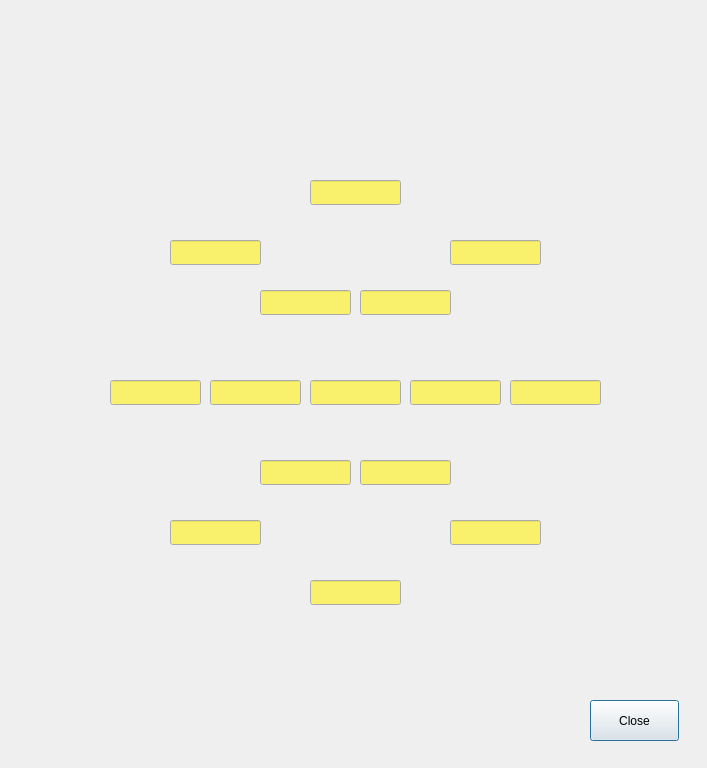
<?xml version="1.0" encoding="UTF-8"?>
<ui version="4.0">
 <class>MicBoardRmsDialog</class>
 <widget class="QDialog" name="MicBoardRmsDialog">
  <property name="geometry">
   <rect>
    <x>0</x>
    <y>0</y>
    <width>707</width>
    <height>768</height>
   </rect>
  </property>
  <property name="windowTitle">
   <string>Analog Devices EVAL-MICCANVASZ</string>
  </property>
  <widget class="QLabel" name="EvalMiccanvaszLabel">
   <property name="geometry">
    <rect>
     <x>30</x>
     <y>20</y>
     <width>661</width>
     <height>731</height>
    </rect>
   </property>
   <property name="text">
    <string/>
   </property>
   <property name="pixmap">
    <pixmap resource="Aures.qrc">:/Res/eval_miccanvasz_geom.png</pixmap>
   </property>
  </widget>
  <widget class="QLineEdit" name="mic15Value">
   <property name="geometry">
    <rect>
     <x>310</x>
     <y>380</y>
     <width>91</width>
     <height>25</height>
    </rect>
   </property>
   <property name="palette">
    <palette>
     <active>
      <colorrole role="Base">
       <brush brushstyle="SolidPattern">
        <color alpha="255">
         <red>249</red>
         <green>240</green>
         <blue>107</blue>
        </color>
       </brush>
      </colorrole>
     </active>
     <inactive>
      <colorrole role="Base">
       <brush brushstyle="SolidPattern">
        <color alpha="255">
         <red>249</red>
         <green>240</green>
         <blue>107</blue>
        </color>
       </brush>
      </colorrole>
     </inactive>
     <disabled>
      <colorrole role="Base">
       <brush brushstyle="SolidPattern">
        <color alpha="255">
         <red>239</red>
         <green>239</green>
         <blue>239</blue>
        </color>
       </brush>
      </colorrole>
     </disabled>
    </palette>
   </property>
   <property name="font">
    <font>
     <pointsize>10</pointsize>
     <bold>true</bold>
    </font>
   </property>
   <property name="text">
    <string/>
   </property>
   <property name="alignment">
    <set>Qt::AlignmentFlag::AlignRight|Qt::AlignmentFlag::AlignTrailing|Qt::AlignmentFlag::AlignVCenter</set>
   </property>
   <property name="readOnly">
    <bool>true</bool>
   </property>
  </widget>
  <widget class="QLineEdit" name="mic01Value">
   <property name="geometry">
    <rect>
     <x>310</x>
     <y>580</y>
     <width>91</width>
     <height>25</height>
    </rect>
   </property>
   <property name="palette">
    <palette>
     <active>
      <colorrole role="Base">
       <brush brushstyle="SolidPattern">
        <color alpha="255">
         <red>249</red>
         <green>240</green>
         <blue>107</blue>
        </color>
       </brush>
      </colorrole>
     </active>
     <inactive>
      <colorrole role="Base">
       <brush brushstyle="SolidPattern">
        <color alpha="255">
         <red>249</red>
         <green>240</green>
         <blue>107</blue>
        </color>
       </brush>
      </colorrole>
     </inactive>
     <disabled>
      <colorrole role="Base">
       <brush brushstyle="SolidPattern">
        <color alpha="255">
         <red>239</red>
         <green>239</green>
         <blue>239</blue>
        </color>
       </brush>
      </colorrole>
     </disabled>
    </palette>
   </property>
   <property name="font">
    <font>
     <pointsize>10</pointsize>
     <bold>true</bold>
    </font>
   </property>
   <property name="text">
    <string/>
   </property>
   <property name="alignment">
    <set>Qt::AlignmentFlag::AlignRight|Qt::AlignmentFlag::AlignTrailing|Qt::AlignmentFlag::AlignVCenter</set>
   </property>
   <property name="readOnly">
    <bool>true</bool>
   </property>
  </widget>
  <widget class="QLineEdit" name="mic11Value">
   <property name="geometry">
    <rect>
     <x>410</x>
     <y>380</y>
     <width>91</width>
     <height>25</height>
    </rect>
   </property>
   <property name="palette">
    <palette>
     <active>
      <colorrole role="Base">
       <brush brushstyle="SolidPattern">
        <color alpha="255">
         <red>249</red>
         <green>240</green>
         <blue>107</blue>
        </color>
       </brush>
      </colorrole>
     </active>
     <inactive>
      <colorrole role="Base">
       <brush brushstyle="SolidPattern">
        <color alpha="255">
         <red>249</red>
         <green>240</green>
         <blue>107</blue>
        </color>
       </brush>
      </colorrole>
     </inactive>
     <disabled>
      <colorrole role="Base">
       <brush brushstyle="SolidPattern">
        <color alpha="255">
         <red>239</red>
         <green>239</green>
         <blue>239</blue>
        </color>
       </brush>
      </colorrole>
     </disabled>
    </palette>
   </property>
   <property name="font">
    <font>
     <pointsize>10</pointsize>
     <bold>true</bold>
    </font>
   </property>
   <property name="text">
    <string/>
   </property>
   <property name="alignment">
    <set>Qt::AlignmentFlag::AlignRight|Qt::AlignmentFlag::AlignTrailing|Qt::AlignmentFlag::AlignVCenter</set>
   </property>
   <property name="readOnly">
    <bool>true</bool>
   </property>
  </widget>
  <widget class="QLineEdit" name="mic03Value">
   <property name="geometry">
    <rect>
     <x>510</x>
     <y>380</y>
     <width>91</width>
     <height>25</height>
    </rect>
   </property>
   <property name="palette">
    <palette>
     <active>
      <colorrole role="Base">
       <brush brushstyle="SolidPattern">
        <color alpha="255">
         <red>249</red>
         <green>240</green>
         <blue>107</blue>
        </color>
       </brush>
      </colorrole>
     </active>
     <inactive>
      <colorrole role="Base">
       <brush brushstyle="SolidPattern">
        <color alpha="255">
         <red>249</red>
         <green>240</green>
         <blue>107</blue>
        </color>
       </brush>
      </colorrole>
     </inactive>
     <disabled>
      <colorrole role="Base">
       <brush brushstyle="SolidPattern">
        <color alpha="255">
         <red>239</red>
         <green>239</green>
         <blue>239</blue>
        </color>
       </brush>
      </colorrole>
     </disabled>
    </palette>
   </property>
   <property name="font">
    <font>
     <pointsize>10</pointsize>
     <bold>true</bold>
    </font>
   </property>
   <property name="text">
    <string/>
   </property>
   <property name="alignment">
    <set>Qt::AlignmentFlag::AlignRight|Qt::AlignmentFlag::AlignTrailing|Qt::AlignmentFlag::AlignVCenter</set>
   </property>
   <property name="readOnly">
    <bool>true</bool>
   </property>
  </widget>
  <widget class="QLineEdit" name="mic14Value">
   <property name="geometry">
    <rect>
     <x>210</x>
     <y>380</y>
     <width>91</width>
     <height>25</height>
    </rect>
   </property>
   <property name="palette">
    <palette>
     <active>
      <colorrole role="Base">
       <brush brushstyle="SolidPattern">
        <color alpha="255">
         <red>249</red>
         <green>240</green>
         <blue>107</blue>
        </color>
       </brush>
      </colorrole>
     </active>
     <inactive>
      <colorrole role="Base">
       <brush brushstyle="SolidPattern">
        <color alpha="255">
         <red>249</red>
         <green>240</green>
         <blue>107</blue>
        </color>
       </brush>
      </colorrole>
     </inactive>
     <disabled>
      <colorrole role="Base">
       <brush brushstyle="SolidPattern">
        <color alpha="255">
         <red>239</red>
         <green>239</green>
         <blue>239</blue>
        </color>
       </brush>
      </colorrole>
     </disabled>
    </palette>
   </property>
   <property name="font">
    <font>
     <pointsize>10</pointsize>
     <bold>true</bold>
    </font>
   </property>
   <property name="text">
    <string/>
   </property>
   <property name="alignment">
    <set>Qt::AlignmentFlag::AlignRight|Qt::AlignmentFlag::AlignTrailing|Qt::AlignmentFlag::AlignVCenter</set>
   </property>
   <property name="readOnly">
    <bool>true</bool>
   </property>
  </widget>
  <widget class="QLineEdit" name="mic07Value">
   <property name="geometry">
    <rect>
     <x>110</x>
     <y>380</y>
     <width>91</width>
     <height>25</height>
    </rect>
   </property>
   <property name="palette">
    <palette>
     <active>
      <colorrole role="Base">
       <brush brushstyle="SolidPattern">
        <color alpha="255">
         <red>249</red>
         <green>240</green>
         <blue>107</blue>
        </color>
       </brush>
      </colorrole>
     </active>
     <inactive>
      <colorrole role="Base">
       <brush brushstyle="SolidPattern">
        <color alpha="255">
         <red>249</red>
         <green>240</green>
         <blue>107</blue>
        </color>
       </brush>
      </colorrole>
     </inactive>
     <disabled>
      <colorrole role="Base">
       <brush brushstyle="SolidPattern">
        <color alpha="255">
         <red>239</red>
         <green>239</green>
         <blue>239</blue>
        </color>
       </brush>
      </colorrole>
     </disabled>
    </palette>
   </property>
   <property name="font">
    <font>
     <pointsize>10</pointsize>
     <bold>true</bold>
    </font>
   </property>
   <property name="text">
    <string/>
   </property>
   <property name="alignment">
    <set>Qt::AlignmentFlag::AlignRight|Qt::AlignmentFlag::AlignTrailing|Qt::AlignmentFlag::AlignVCenter</set>
   </property>
   <property name="readOnly">
    <bool>true</bool>
   </property>
  </widget>
  <widget class="QLineEdit" name="mic05Value">
   <property name="geometry">
    <rect>
     <x>310</x>
     <y>180</y>
     <width>91</width>
     <height>25</height>
    </rect>
   </property>
   <property name="palette">
    <palette>
     <active>
      <colorrole role="Base">
       <brush brushstyle="SolidPattern">
        <color alpha="255">
         <red>249</red>
         <green>240</green>
         <blue>107</blue>
        </color>
       </brush>
      </colorrole>
     </active>
     <inactive>
      <colorrole role="Base">
       <brush brushstyle="SolidPattern">
        <color alpha="255">
         <red>249</red>
         <green>240</green>
         <blue>107</blue>
        </color>
       </brush>
      </colorrole>
     </inactive>
     <disabled>
      <colorrole role="Base">
       <brush brushstyle="SolidPattern">
        <color alpha="255">
         <red>239</red>
         <green>239</green>
         <blue>239</blue>
        </color>
       </brush>
      </colorrole>
     </disabled>
    </palette>
   </property>
   <property name="font">
    <font>
     <pointsize>10</pointsize>
     <bold>true</bold>
    </font>
   </property>
   <property name="text">
    <string/>
   </property>
   <property name="alignment">
    <set>Qt::AlignmentFlag::AlignRight|Qt::AlignmentFlag::AlignTrailing|Qt::AlignmentFlag::AlignVCenter</set>
   </property>
   <property name="readOnly">
    <bool>true</bool>
   </property>
  </widget>
  <widget class="QLineEdit" name="mic06Value">
   <property name="geometry">
    <rect>
     <x>170</x>
     <y>240</y>
     <width>91</width>
     <height>25</height>
    </rect>
   </property>
   <property name="palette">
    <palette>
     <active>
      <colorrole role="Base">
       <brush brushstyle="SolidPattern">
        <color alpha="255">
         <red>249</red>
         <green>240</green>
         <blue>107</blue>
        </color>
       </brush>
      </colorrole>
     </active>
     <inactive>
      <colorrole role="Base">
       <brush brushstyle="SolidPattern">
        <color alpha="255">
         <red>249</red>
         <green>240</green>
         <blue>107</blue>
        </color>
       </brush>
      </colorrole>
     </inactive>
     <disabled>
      <colorrole role="Base">
       <brush brushstyle="SolidPattern">
        <color alpha="255">
         <red>239</red>
         <green>239</green>
         <blue>239</blue>
        </color>
       </brush>
      </colorrole>
     </disabled>
    </palette>
   </property>
   <property name="font">
    <font>
     <pointsize>10</pointsize>
     <bold>true</bold>
    </font>
   </property>
   <property name="text">
    <string/>
   </property>
   <property name="alignment">
    <set>Qt::AlignmentFlag::AlignRight|Qt::AlignmentFlag::AlignTrailing|Qt::AlignmentFlag::AlignVCenter</set>
   </property>
   <property name="readOnly">
    <bool>true</bool>
   </property>
  </widget>
  <widget class="QLineEdit" name="mic04Value">
   <property name="geometry">
    <rect>
     <x>450</x>
     <y>240</y>
     <width>91</width>
     <height>25</height>
    </rect>
   </property>
   <property name="palette">
    <palette>
     <active>
      <colorrole role="Base">
       <brush brushstyle="SolidPattern">
        <color alpha="255">
         <red>249</red>
         <green>240</green>
         <blue>107</blue>
        </color>
       </brush>
      </colorrole>
     </active>
     <inactive>
      <colorrole role="Base">
       <brush brushstyle="SolidPattern">
        <color alpha="255">
         <red>249</red>
         <green>240</green>
         <blue>107</blue>
        </color>
       </brush>
      </colorrole>
     </inactive>
     <disabled>
      <colorrole role="Base">
       <brush brushstyle="SolidPattern">
        <color alpha="255">
         <red>239</red>
         <green>239</green>
         <blue>239</blue>
        </color>
       </brush>
      </colorrole>
     </disabled>
    </palette>
   </property>
   <property name="font">
    <font>
     <pointsize>10</pointsize>
     <bold>true</bold>
    </font>
   </property>
   <property name="text">
    <string/>
   </property>
   <property name="alignment">
    <set>Qt::AlignmentFlag::AlignRight|Qt::AlignmentFlag::AlignTrailing|Qt::AlignmentFlag::AlignVCenter</set>
   </property>
   <property name="readOnly">
    <bool>true</bool>
   </property>
  </widget>
  <widget class="QLineEdit" name="mic13Value">
   <property name="geometry">
    <rect>
     <x>260</x>
     <y>290</y>
     <width>91</width>
     <height>25</height>
    </rect>
   </property>
   <property name="palette">
    <palette>
     <active>
      <colorrole role="Base">
       <brush brushstyle="SolidPattern">
        <color alpha="255">
         <red>249</red>
         <green>240</green>
         <blue>107</blue>
        </color>
       </brush>
      </colorrole>
     </active>
     <inactive>
      <colorrole role="Base">
       <brush brushstyle="SolidPattern">
        <color alpha="255">
         <red>249</red>
         <green>240</green>
         <blue>107</blue>
        </color>
       </brush>
      </colorrole>
     </inactive>
     <disabled>
      <colorrole role="Base">
       <brush brushstyle="SolidPattern">
        <color alpha="255">
         <red>239</red>
         <green>239</green>
         <blue>239</blue>
        </color>
       </brush>
      </colorrole>
     </disabled>
    </palette>
   </property>
   <property name="font">
    <font>
     <pointsize>10</pointsize>
     <bold>true</bold>
    </font>
   </property>
   <property name="text">
    <string/>
   </property>
   <property name="alignment">
    <set>Qt::AlignmentFlag::AlignRight|Qt::AlignmentFlag::AlignTrailing|Qt::AlignmentFlag::AlignVCenter</set>
   </property>
   <property name="readOnly">
    <bool>true</bool>
   </property>
  </widget>
  <widget class="QLineEdit" name="mic12Value">
   <property name="geometry">
    <rect>
     <x>360</x>
     <y>290</y>
     <width>91</width>
     <height>25</height>
    </rect>
   </property>
   <property name="palette">
    <palette>
     <active>
      <colorrole role="Base">
       <brush brushstyle="SolidPattern">
        <color alpha="255">
         <red>249</red>
         <green>240</green>
         <blue>107</blue>
        </color>
       </brush>
      </colorrole>
     </active>
     <inactive>
      <colorrole role="Base">
       <brush brushstyle="SolidPattern">
        <color alpha="255">
         <red>249</red>
         <green>240</green>
         <blue>107</blue>
        </color>
       </brush>
      </colorrole>
     </inactive>
     <disabled>
      <colorrole role="Base">
       <brush brushstyle="SolidPattern">
        <color alpha="255">
         <red>239</red>
         <green>239</green>
         <blue>239</blue>
        </color>
       </brush>
      </colorrole>
     </disabled>
    </palette>
   </property>
   <property name="font">
    <font>
     <pointsize>10</pointsize>
     <bold>true</bold>
    </font>
   </property>
   <property name="text">
    <string/>
   </property>
   <property name="alignment">
    <set>Qt::AlignmentFlag::AlignRight|Qt::AlignmentFlag::AlignTrailing|Qt::AlignmentFlag::AlignVCenter</set>
   </property>
   <property name="readOnly">
    <bool>true</bool>
   </property>
  </widget>
  <widget class="QLineEdit" name="mic08Value">
   <property name="geometry">
    <rect>
     <x>170</x>
     <y>520</y>
     <width>91</width>
     <height>25</height>
    </rect>
   </property>
   <property name="palette">
    <palette>
     <active>
      <colorrole role="Base">
       <brush brushstyle="SolidPattern">
        <color alpha="255">
         <red>249</red>
         <green>240</green>
         <blue>107</blue>
        </color>
       </brush>
      </colorrole>
     </active>
     <inactive>
      <colorrole role="Base">
       <brush brushstyle="SolidPattern">
        <color alpha="255">
         <red>249</red>
         <green>240</green>
         <blue>107</blue>
        </color>
       </brush>
      </colorrole>
     </inactive>
     <disabled>
      <colorrole role="Base">
       <brush brushstyle="SolidPattern">
        <color alpha="255">
         <red>239</red>
         <green>239</green>
         <blue>239</blue>
        </color>
       </brush>
      </colorrole>
     </disabled>
    </palette>
   </property>
   <property name="font">
    <font>
     <pointsize>10</pointsize>
     <bold>true</bold>
    </font>
   </property>
   <property name="text">
    <string/>
   </property>
   <property name="alignment">
    <set>Qt::AlignmentFlag::AlignRight|Qt::AlignmentFlag::AlignTrailing|Qt::AlignmentFlag::AlignVCenter</set>
   </property>
   <property name="readOnly">
    <bool>true</bool>
   </property>
  </widget>
  <widget class="QLineEdit" name="mic02Value">
   <property name="geometry">
    <rect>
     <x>450</x>
     <y>520</y>
     <width>91</width>
     <height>25</height>
    </rect>
   </property>
   <property name="palette">
    <palette>
     <active>
      <colorrole role="Base">
       <brush brushstyle="SolidPattern">
        <color alpha="255">
         <red>249</red>
         <green>240</green>
         <blue>107</blue>
        </color>
       </brush>
      </colorrole>
     </active>
     <inactive>
      <colorrole role="Base">
       <brush brushstyle="SolidPattern">
        <color alpha="255">
         <red>249</red>
         <green>240</green>
         <blue>107</blue>
        </color>
       </brush>
      </colorrole>
     </inactive>
     <disabled>
      <colorrole role="Base">
       <brush brushstyle="SolidPattern">
        <color alpha="255">
         <red>239</red>
         <green>239</green>
         <blue>239</blue>
        </color>
       </brush>
      </colorrole>
     </disabled>
    </palette>
   </property>
   <property name="font">
    <font>
     <pointsize>10</pointsize>
     <bold>true</bold>
    </font>
   </property>
   <property name="text">
    <string/>
   </property>
   <property name="alignment">
    <set>Qt::AlignmentFlag::AlignRight|Qt::AlignmentFlag::AlignTrailing|Qt::AlignmentFlag::AlignVCenter</set>
   </property>
   <property name="readOnly">
    <bool>true</bool>
   </property>
  </widget>
  <widget class="QLineEdit" name="mic09Value">
   <property name="geometry">
    <rect>
     <x>260</x>
     <y>460</y>
     <width>91</width>
     <height>25</height>
    </rect>
   </property>
   <property name="palette">
    <palette>
     <active>
      <colorrole role="Base">
       <brush brushstyle="SolidPattern">
        <color alpha="255">
         <red>249</red>
         <green>240</green>
         <blue>107</blue>
        </color>
       </brush>
      </colorrole>
     </active>
     <inactive>
      <colorrole role="Base">
       <brush brushstyle="SolidPattern">
        <color alpha="255">
         <red>249</red>
         <green>240</green>
         <blue>107</blue>
        </color>
       </brush>
      </colorrole>
     </inactive>
     <disabled>
      <colorrole role="Base">
       <brush brushstyle="SolidPattern">
        <color alpha="255">
         <red>239</red>
         <green>239</green>
         <blue>239</blue>
        </color>
       </brush>
      </colorrole>
     </disabled>
    </palette>
   </property>
   <property name="font">
    <font>
     <pointsize>10</pointsize>
     <bold>true</bold>
    </font>
   </property>
   <property name="text">
    <string/>
   </property>
   <property name="alignment">
    <set>Qt::AlignmentFlag::AlignRight|Qt::AlignmentFlag::AlignTrailing|Qt::AlignmentFlag::AlignVCenter</set>
   </property>
   <property name="readOnly">
    <bool>true</bool>
   </property>
  </widget>
  <widget class="QLineEdit" name="mic10Value">
   <property name="geometry">
    <rect>
     <x>360</x>
     <y>460</y>
     <width>91</width>
     <height>25</height>
    </rect>
   </property>
   <property name="palette">
    <palette>
     <active>
      <colorrole role="Base">
       <brush brushstyle="SolidPattern">
        <color alpha="255">
         <red>249</red>
         <green>240</green>
         <blue>107</blue>
        </color>
       </brush>
      </colorrole>
     </active>
     <inactive>
      <colorrole role="Base">
       <brush brushstyle="SolidPattern">
        <color alpha="255">
         <red>249</red>
         <green>240</green>
         <blue>107</blue>
        </color>
       </brush>
      </colorrole>
     </inactive>
     <disabled>
      <colorrole role="Base">
       <brush brushstyle="SolidPattern">
        <color alpha="255">
         <red>239</red>
         <green>239</green>
         <blue>239</blue>
        </color>
       </brush>
      </colorrole>
     </disabled>
    </palette>
   </property>
   <property name="font">
    <font>
     <pointsize>10</pointsize>
     <bold>true</bold>
    </font>
   </property>
   <property name="text">
    <string/>
   </property>
   <property name="alignment">
    <set>Qt::AlignmentFlag::AlignRight|Qt::AlignmentFlag::AlignTrailing|Qt::AlignmentFlag::AlignVCenter</set>
   </property>
   <property name="readOnly">
    <bool>true</bool>
   </property>
  </widget>
  <widget class="QPushButton" name="CloseButton">
   <property name="geometry">
    <rect>
     <x>590</x>
     <y>700</y>
     <width>89</width>
     <height>41</height>
    </rect>
   </property>
   <property name="text">
    <string>Close</string>
   </property>
  </widget>
 </widget>
 <tabstops>
  <tabstop>mic01Value</tabstop>
  <tabstop>mic02Value</tabstop>
  <tabstop>mic03Value</tabstop>
  <tabstop>mic04Value</tabstop>
  <tabstop>mic05Value</tabstop>
  <tabstop>mic06Value</tabstop>
  <tabstop>mic07Value</tabstop>
  <tabstop>mic08Value</tabstop>
  <tabstop>mic09Value</tabstop>
  <tabstop>mic10Value</tabstop>
  <tabstop>mic11Value</tabstop>
  <tabstop>mic12Value</tabstop>
  <tabstop>mic13Value</tabstop>
  <tabstop>mic14Value</tabstop>
  <tabstop>mic15Value</tabstop>
  <tabstop>CloseButton</tabstop>
 </tabstops>
 <resources>
  <include location="Aures.qrc"/>
 </resources>
 <connections/>
</ui>
